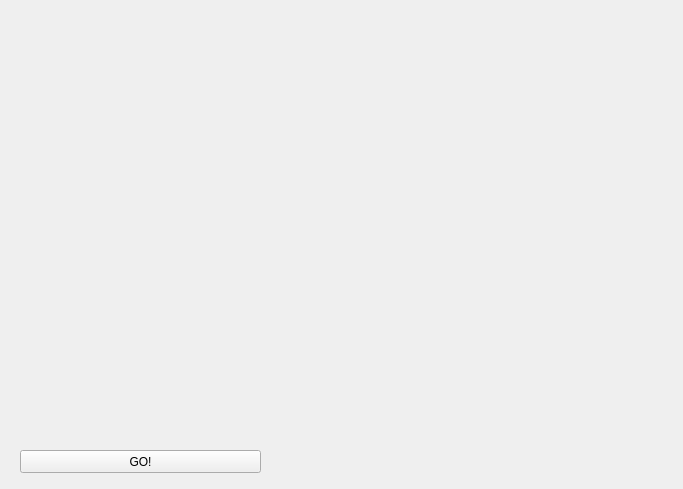
<?xml version="1.0" encoding="UTF-8"?>
<ui version="4.0">
 <class>MainWindow</class>
 <widget class="QMainWindow" name="MainWindow">
  <property name="geometry">
   <rect>
    <x>0</x>
    <y>0</y>
    <width>683</width>
    <height>489</height>
   </rect>
  </property>
  <property name="windowTitle">
   <string>MainWindow</string>
  </property>
  <widget class="QWidget" name="centralwidget">
   <widget class="QPushButton" name="pushButton">
    <property name="geometry">
     <rect>
      <x>20</x>
      <y>450</y>
      <width>241</width>
      <height>23</height>
     </rect>
    </property>
    <property name="text">
     <string>GO!</string>
    </property>
   </widget>
  </widget>
 </widget>
 <resources/>
 <connections/>
</ui>
